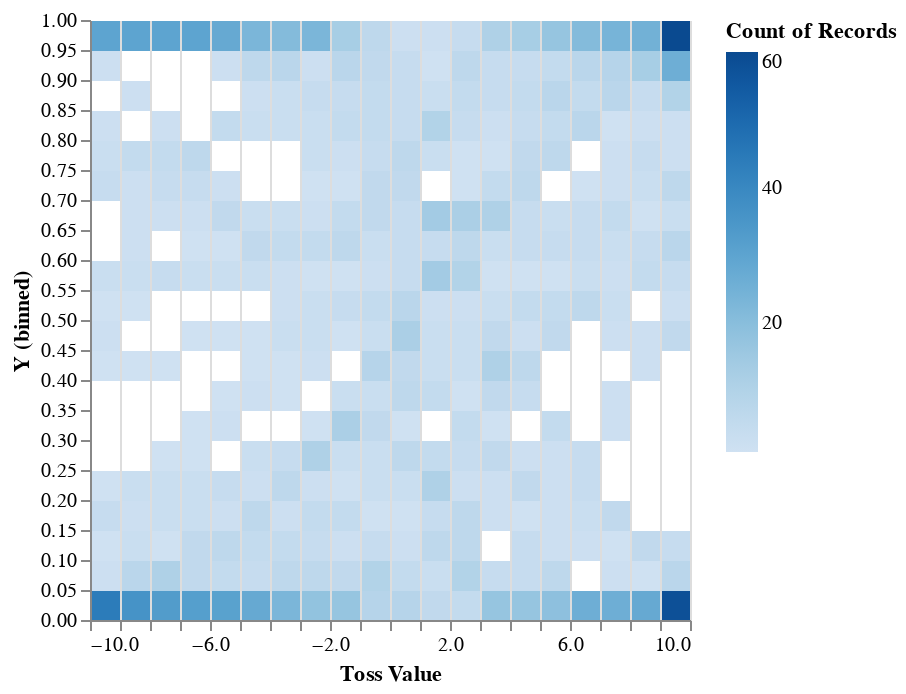

Notebook code cell kept with this figure:
### Markdown cell above
here is the distribution as a density plot

### Code cell
vlShow $ density2DPlot xPoints yPoints

### Figure 1 — Vega-Lite specification as saved in the notebook (floating-point values rounded to 4 significant figures; data arrays with more than 128 entries replaced by an {"elided": "..."} marker saying what was removed)
{"$schema": "https://vega.github.io/schema/vega-lite/v2.json", "config": {"axis": {"domainWidth": 1}, "selection": {"single": {"on": "dblclick"}}, "view": {"stroke": "transparent"}}, "data": {"values": {"elided": "2100 records"}}, "description": "Logistic Regression", "encoding": {"color": {"aggregate": "count", "field": "col", "scale": {"reverse": false, "scheme": {"extent": [0, 1], "name": "blues"}}, "type": "quantitative"}, "x": {"axis": {"grid": true, "title": "Toss Value"}, "bin": {"maxbins": 20}, "field": "X", "type": "quantitative"}, "y": {"axis": {"grid": false}, "bin": {"maxbins": 20}, "field": "Y", "type": "quantitative"}}, "height": 300, "mark": "rect", "width": 300}
